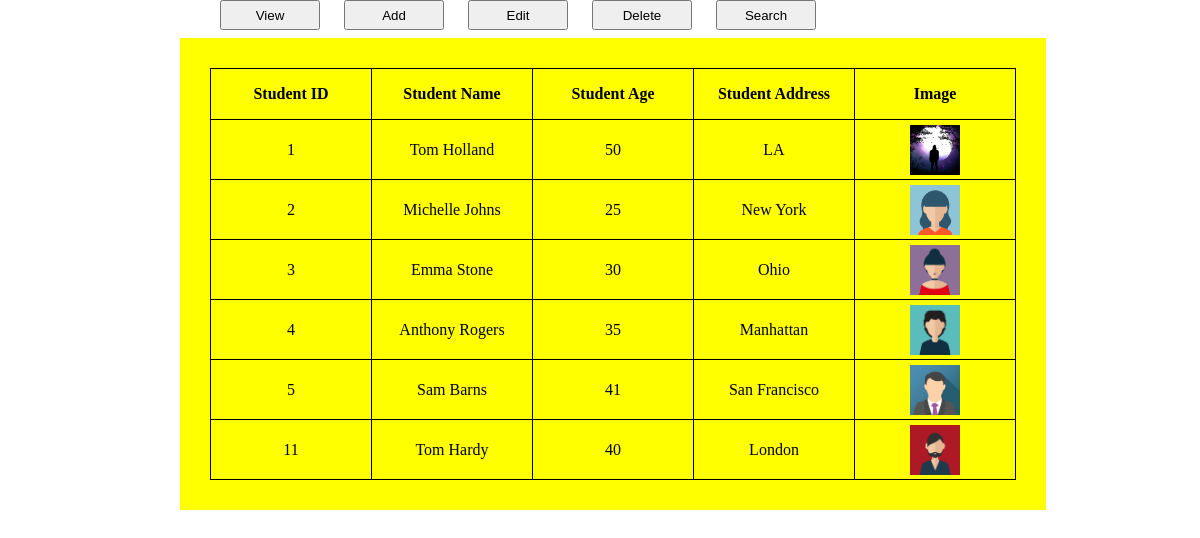
The page / on the database its author committed.
### tables this page shows
CREATE TABLE `student` (
  `studentID` int(11) NOT NULL,
  `studentName` varchar(50) NOT NULL,
  `studentAge` int(11) NOT NULL,
  `studentAddress` varchar(100) NOT NULL,
  `imgLoc` varchar(50) NOT NULL
);

### index.php (the view, shortened to what this page needs)
<?php
    include "config.php";
?>
<!DOCTYPE html>
<html>
<head>
    <link rel="stylesheet" href="styles/style.css">
</head>
<body onload="view()">
    <div class="container">
        <div class="buttons">
            <button onclick="view()">View</button>
            <button onclick="add()">Add</button>
            <button onclick="edit()">Edit</button>
            <button onclick="del()">Delete</button>
            <button onclick="search()">Search</button>
        </div><br>
        <div class="view box" id="view">
            <table>
                    <tr>
                        <th>Student ID</th><th>Student Name</th><th>Student Age</th><th>Student Address</th><th>Image</th>
                    </tr>
                    <?php
                       $sql = "SELECT * FROM student";
                       $result = $conn->query($sql);
                       if ($result -> num_rows > 0)
                       {
                           while($row = $result->fetch_assoc())
                           {
                                $id = $row['studentID'];
                                $name = $row['studentName'];
                                $age = $row['studentAge'];
                                $address = $row['studentAddress'];
                                $image = $row['imgLoc'];
                                echo '<tr><td>'.$id.'</td><td>'.$name.'</td><td>'.$age.'</td><td>'.$address.'</td>';
                                if ($image == NULL)
                                {
                                    echo '<td><h4>No<br>Image</h4></td></tr>';
                                }
                                else
                                {
                                    echo'<td>';
                                    echo'<img src="'.$image.'" alt="" style = "width:50px; height:50px; margin-top:5px;">';
                                    echo'</td></tr>';
                                }
                           }
                       }
                    ?>
                </table>
        </div>
    </div>
</body>
</html>

### styles/style.css (style rules this page uses)
* { padding: 0; margin: 0; }
body { min-height: 100vh; display: flex; flex-direction: column; }
.box { width: auto; height: auto; position: absolute; margin-left: 15%; }
.container { position: relative; min-height: 100px; padding-bottom: 2.5rem; height: auto; }
.buttons { width: 800px; height: 20px; margin: 0px auto; }
.buttons button { width: 100px; height: 30px; margin-left: 20px; }
.view { background-color: yellow; height: auto; }
table , tr , td , th { border: 1px solid black; border-collapse: collapse; }
td , th { width: 160px; height: 50px; text-align: center; }
table { margin: 30px; }
table td { text-align: center; }

### index.php (style rules this page uses)
td { text-align: center; }

### rows shown on the page
student: studentID "1", studentName "Tom Holland", studentAge "50", studentAddress "LA", imgLoc (picture)
student: studentID "2", studentName "Michelle Johns", studentAge "25", studentAddress "New York", imgLoc (picture)
student: studentID "3", studentName "Emma Stone", studentAge "30", studentAddress "Ohio", imgLoc (picture)
student: studentID "4", studentName "Anthony Rogers", studentAge "35", studentAddress "Manhattan", imgLoc (picture)
student: studentID "5", studentName "Sam Barns", studentAge "41", studentAddress "San Francisco", imgLoc (picture)
student: studentID "11", studentName "Tom Hardy", studentAge "40", studentAddress "London", imgLoc (picture)
